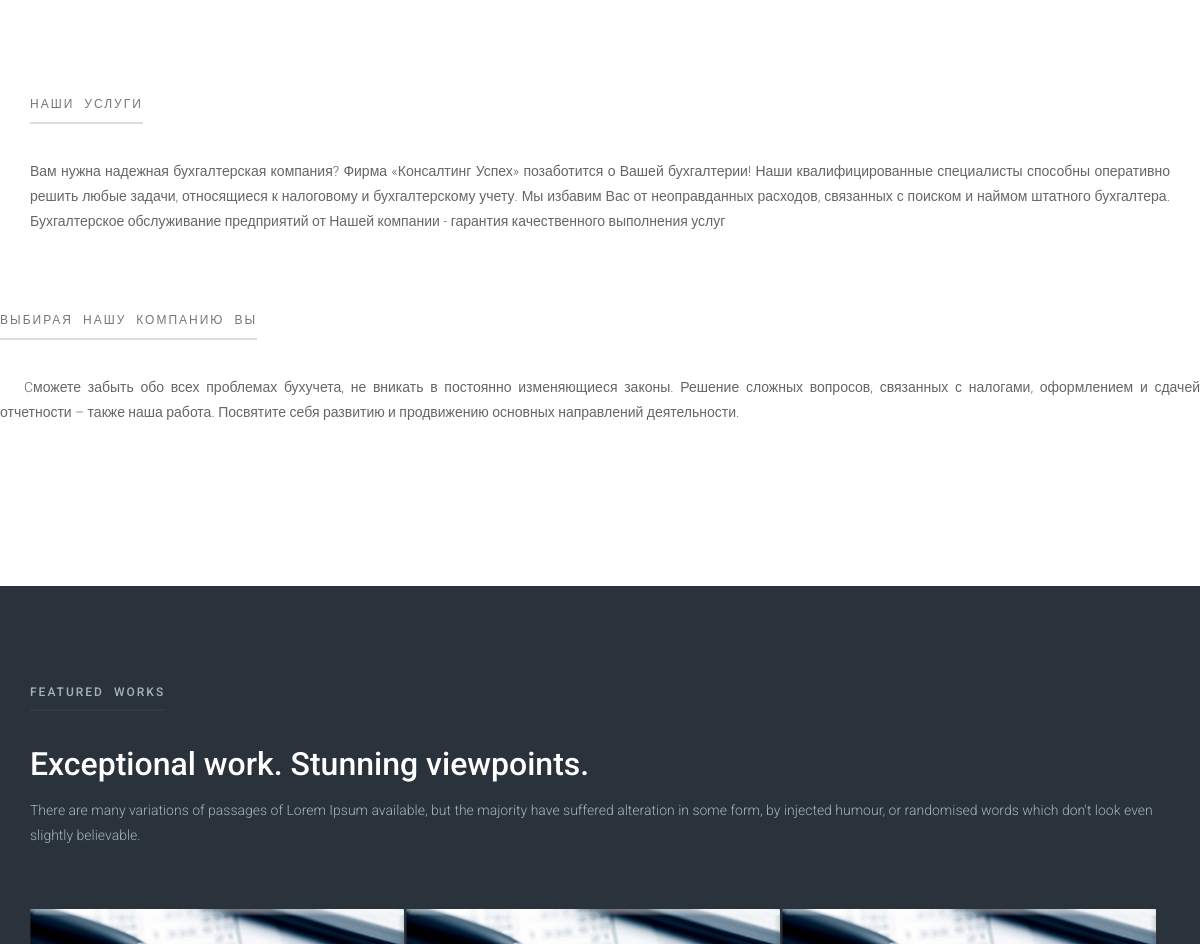
/ (middle part), run on an earlier commit of the app's database.
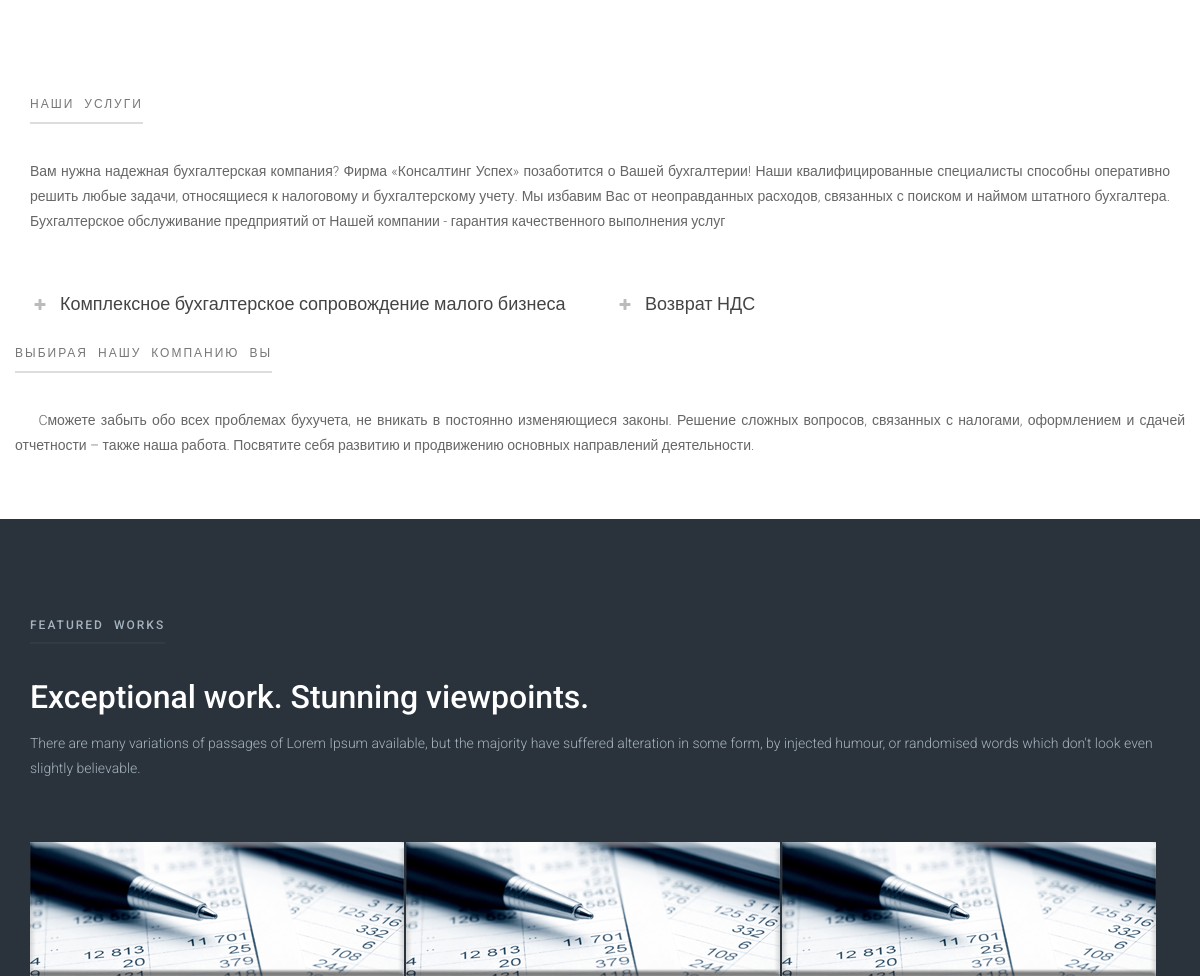
And on a later commit of the database.
### main_page/models.py (models this page shows, shortened)
class ServicesMain(models.Model):
    author = models.ForeignKey('auth.User')
    service_title = models.CharField(max_length=200)
    service_href = models.CharField(max_length=200, default='')
    service_is_deploy = models.BooleanField(default=False)
    service_display_serial_item = models.IntegerField(default=0)
    service_text = models.TextField()
    created_date = models.DateTimeField(default=timezone.now)
    published_date = models.DateTimeField(blank=True, null=True)

### main_page/views.py (the view)
# urls.py: url(r'^$', views.post_list, name='post_list'),
def post_list(request):
    categ_service = ServicesMain.objects.filter(service_is_deploy=True).order_by('service_display_serial_item')
    service_items = ServiceItems.objects.all().order_by('service_main')
    return render(request, 'main_page/index.html', {"category_service": categ_service, "items": service_items})

### main_page/templates/main_page/index.html (shortened to what this page needs)
﻿{% load staticfiles %}
<!DOCTYPE html>
<html lang="ru">
<head>
    <link type="text/css" href="{% static 'css/bootstrap.css'%}" rel="stylesheet">
    <link type="text/css" href="{% static 'icons/font-awesome/css/font-awesome.css'%}" rel="stylesheet">
    <link type="text/css" href="{% static 'icons/rondo/style.css'%}" rel="stylesheet">
    <link href="{% static 'css/jquery.fancybox.css'%}" rel="stylesheet" type="text/css" />
    <link type="text/css" href="{% static 'css/style.css'%}" rel="stylesheet">
</head>
<body>
    <div class="section type-2">
        <div class="container">
            <div class="section-headlines">
                <h4>
                    Наши услуги</h4>
                <div>
                    <p style="text-align: justify;"> Вам нужна надежная бухгалтерская компания? Фирма «Консалтинг Успех» позаботится о Вашей бухгалтерии!
                    Наши квалифицированные специалисты способны оперативно решить любые задачи, относящиеся к налоговому и бухгалтерскому учету.
                    Мы избавим Вас от неоправданных расходов, связанных с поиском и наймом штатного бухгалтера. Бухгалтерское обслуживание
                    предприятий от Нашей компании - гарантия качественного выполнения услуг</p>
                </div>
            </div>
            {%  for service in category_service %}
            <div class="row">
                <div class="col-lg-6 features">
                    <div class="panel-group" id="accordion">
                        <div class="panel">
                            <div class="panel-heading">
                                <h3 class="panel-title">
                                    <a class="accordion-toggle collapsed" data-toggle="collapse" data-parent="#accordion" href="#{{ service.service_href }}">
                                        {{ service.service_title }}<i class="icon-plus"></i></a>
                                </h3>
                            </div>
                        </div>
                    </div>
                </div>
            {% endfor %}
            </div>
            <br>
             <div class="section-headlines">
                <h4>
                    Выбирая Нашу компанию Вы</h4>
                <div>
                    <p style="text-indent: 2%; text-align: justify;"> Cможете забыть обо всех проблемах бухучета,
                        не вникать в постоянно изменяющиеся законы. Решение сложных вопросов, связанных с налогами, оформлением и сдачей
                        отчетности – также наша работа. Посвятите себя развитию и продвижению основных направлений деятельности.</p>
                </div>
            </div>
        </div>
    </div>
    <div class="section type-1" style="padding-bottom: 0">
        <div class="container">
            <div class="section-headlines">
                <h4>
                    Featured Works</h4>
                <h2>
                    Exceptional work. Stunning viewpoints.</h2>
                <div>
                    There are many variations of passages of Lorem Ipsum available, but the majority
                    have suffered alteration in some form, by injected humour, or randomised words which
                    don't look even slightly believable.
                </div>
            </div>
            <div class="mixitup">
            <ul id="portfolio" class="unstyled">
                <li class="mix phone" id="phone">
                    <div>
                        <div class="media-thumb">
                            <img src="{%  static 'img/portfolio/pennumbers.png' %}" alt="">
                        </div>
                    </div>
                </li>
                <li class="mix tablet">
                    <div>
                        <div class="media-thumb">
                            <img src="{% static 'img/portfolio/pennumbers.png' %}" alt="">
                        </div>
                    </div>
                </li>
                <li class="mix desktop">
                    <div>
                        <div class="media-thumb">
                            <img src="{%  static 'img/portfolio/pennumbers.png' %}" alt="">
                        </div>
                    </div>
                </li>
               </ul>
            </div>
        </div>
    </div>
</body>
</html>

### static/css/style.css (style rules this page uses)
html, body { height: 100%; margin: 0; padding: 0; }
body { background: #fff; color: #666; font-size: 14px; font-family: 'Roboto', Arial, sans-serif; font-weight: 300; }
h1, h2, h3, h4, h5, h6 { font-family: 'Roboto', Arial, sans-serif; font-weight: 500; color: #444; margin-top: 0; margin-bottom: 15px; line-height: 1.15; }
h2 { font-size: 24px; }
h3 { font-size: 18px; }
h4 { font-size: 16px; }
a { color: #0088cc; }
ul, menu, dir { list-style-type: square; }
.unstyled { padding: 0; margin: 0; list-style: none; }
.section { padding: 100px 0; }
.section.type-1 { background: #2a333b; color: #a5b3bf; }
.section.type-1 h1, .section.type-1 h2, .section.type-1 h3, .section.type-1 h4, .section.type-1 h5, .section.type-1 h6, .section.type-1 strong, .section.type-1 b { color: #fff; }
.section.type-1 h4 { color: #a5b3bf; border-color: #313b44; }
.section.type-2 { background: #fff; }
.section-headlines { margin-bottom: 60px; }
.section-headlines > h2 { font-size: 32px; }
.section-headlines > h4 { font-family: 'Roboto', Arial, sans-serif; font-size: 12px; text-transform: uppercase; color: #777; border-bottom: 2px solid #ddd; display: inline-block; padding-bottom: 10px; margin-bottom: 35px; letter-spacing: 2px; word-spacing: 5px; }
.section-headlines > div { line-height: 1.8; }
#portfolio { font-size: 0; line-height: 0; text-align: justify; display: inline-block; width: 100%; }
#portfolio .mix { opacity: 0; display: none; width: 33%; vertical-align: top; font-size: 14px; }
#portfolio .mix > div .media-thumb { position: relative; overflow: hidden; }
#portfolio .mix > div .media-thumb img { display: block; max-width: 100%; }
.panel-group .panel { -webkit-border-radius: 0; -moz-border-radius: 0; border-radius: 0; border: 0; -webkit-box-shadow: none; -moz-box-shadow: none; box-shadow: none; }
.panel-group .panel-heading { padding: 0 0 10px; }
.panel-title { font-size: 18px; }
.panel-title a { display: block; overflow: hidden; position: relative; text-decoration: none !important; }
.panel-title a i { color: #bbb; font-size: 14px; height: 23px; line-height: 23px; float: left; margin-right: 10px; width: 20px; text-align: center; }
.panel-title a .icon-plus { display: none; }
.panel-title a.collapsed .icon-plus { display: block; }

What changed in the data, as far as the page shows it:
now on this page (row edited): ServicesMain: service_title "Комплексное бухгалтерское сопровождение малого бизнеса"
now on this page (row edited): ServicesMain: service_title "Возврат НДС"
